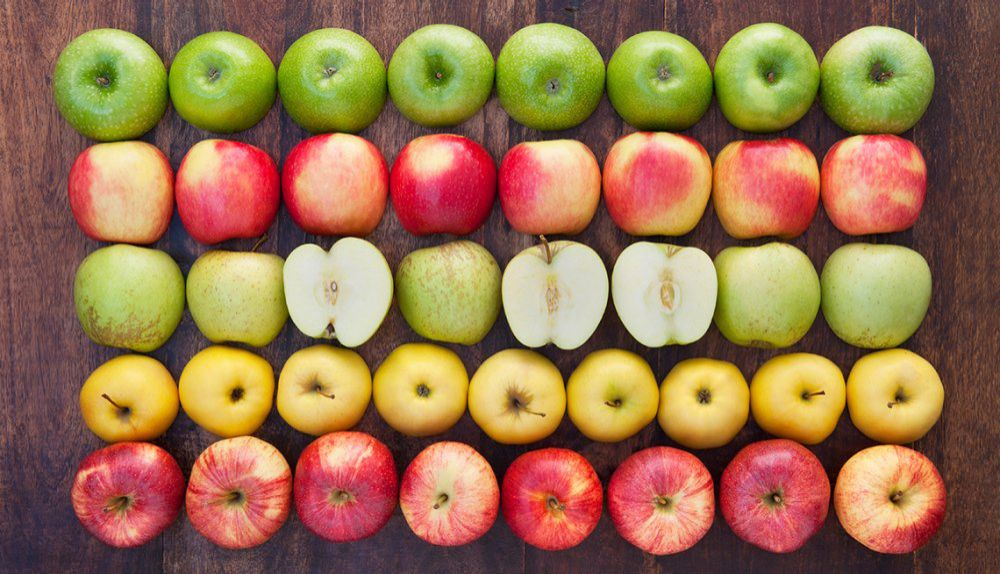
%> input picture manzanas.jpg, 1000 x 574 px
$ octave parcial1tema1.m   (GNU Octave 9; MATLAB toolbox functions it lacks are replaced by stand-ins)
%> lines starting %> are read from the running program, lines starting %| are printed output that depends on the picture
### histograma.m
function histograma(img)
imhist(img)
end

### histograma_acumulativo.m
function histograma_acumulativo(img,titulo,x,y)
[cuentas, bins] = imhist(img);
cuentas_acumuladas = cumsum(cuentas);
plot(bins, cuentas_acumuladas);
title(titulo);
xlabel(x);
ylabel(y);
end

### convertir_escala_grises.m
function img_gris = convertir_escala_grises(img)
img_gris = im2gray(img);
end

### mostrar_imagen.m
function mostrar_imagen(img, titulo)
imshow(img);
title(titulo);
end

### mostrar_transpuesta.m
function mostrar_transpuesta(img, titulo)
imshow(img');
title(titulo);
end

### parcial1tema1.m
clc
clear
addpath("funciones")

% Primer parcial Procesamiento Digital de Imágenes 2024
% Tema 1

%{
EJERCICIO 1:
------------

a) ¿Qué es una imagen y como la considera MATLAB?
b) ¿Cuál es el rango de valores de una imagen double, uint8 y binaria?
c) Generar un vector fila 1 2 3 4 5 6 7 8 9 10 11
d) El vector del enunciado anterior convertirlo a columna.
e) De un ejemplo de generar una matriz con MATLAB
%}

% a) Una imagen es una representación visual de datos y que en MATLAB lo
% representamos como una matriz, típicamente en forma de una matriz de
% píxeles. Cada píxel tiene un valor que determina su color o intensidad.
% La forma en que se almacenan los valores depende del tipo de la imagen:
% Imágenes en escala de grises: Se almacenan como matrices 2D, donde cada
% elemento de la matriz representa la intensidad de un píxel.
% Imágenes en color: Se almacenan como matrices 3D, donde las dos primeras
% dimensiones corresponden a las coordenadas espaciales y la tercera
% dimensión corresponde a los canales de color (R, G, B).
% Imágenes binarias: Se almacenan como matrices 2D con valores 0 o 1.
% Por ejemplo, una imagen en escala de grises de 256x256 píxeles se
% almacenaría como una matriz de tamaño 256x256, mientras que una imagen en
% color de 256x256 píxeles se almacenaría como una matriz de tamaño
% 256x256x3.

% b) Double: Son números pertenecientes a los reales, por ende pueden ser
% decimales, y sus valores van de -1.79769e+308 a -2.22507e-308 y desde
% 2.22507e-308 to  1.79769e+308
% Uint8: Son números pertenecientes a los enteros. Sus valores van de 0 a
% 255.
% Binary: Solo pueden tomar 2 valores, 0 (falso) y 1 (verdadero).

% c)
fila = [1:11]

% d)
columna = fila'

% e)
matriz = [1 2 3; 4 5 6; 7 8 9]

% [9 lines of commented-out code are left out]

figure(2)

% genero una imagen negra de 600 x 600 pixeles
img2 = zeros(400,600);

% obtengo los valores de la cantidad de filas en F y cantidad de columnas en C
[F C] = size(img2);

% pinto de blanco las filas de la mitad superior hasta la ultima columna
img2(1:F/2,1:C)=1;

% pinto con un gris al 40% las filas de la mitad inferior hasta 1/3 de las columnas
img2(F/2:F,1:C/3)=0.4;

% pinto con un gris al 80% las filas de la mitad inferior desde 1/3 hasta 2/3 de las columnas
img2(F/2:F,C/3:2*C/3)=0.8;

% muestro la imagen
imshow(img2)

%{
EJERCICIO 3:
------------

Usando los comandos subplot y la imagen del alumno hacer el siguiente
procesamiento:

a) Visualizar la imagen RGB y en escala de intensidad
b) Visualizar los campos en escala de intensidad
c) Visualizar los campos en su respectivo color
d) Hacer el siguiente proceso:
%}

figure(3)
img3 = imread("manzanas.jpg"); % cargo la imagen de las manzanas
%> img3 is the input picture: size 574x1000x3 uint8; mean R, G, B 153, 114.3, 77.8
img_gris3 = rgb2gray(img3); % convierto a escala de grises
img_r = img3(:,:,1); % Canal rojo
img_g = img3(:,:,2); % Canal verde
img_b = img3(:,:,3); % Canal azul
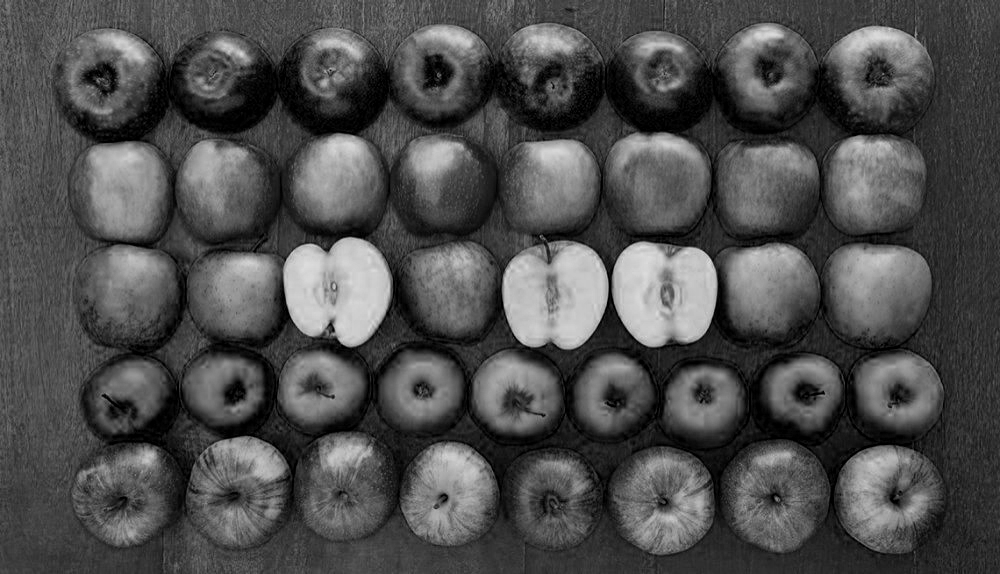
%> img_b: size 574x1000 uint8; min 0, max 225, mean 77.8

% Visualizar la imagen original RGB
subplot(3, 3, 1);
imshow(img3);
title('Imagen RGB');

% Visualizar la imagen en escala de grises
subplot(3, 3, 2);
imshow(img_gris3);
title('Escala de Grises');

% Visualizar la imagen modificada por cuartos
subplot(3, 3, 3);
img_mod=img_gris3;
[X Y] = size(img_mod); % obtengo los valores de la cantidad de filas en X y cantidad de columnas en Y
%> X = 574; Y = 1000
img_mod(1:X/2,1:Y/2)=1;
img_mod(X/2:X,Y/2:Y)=255;
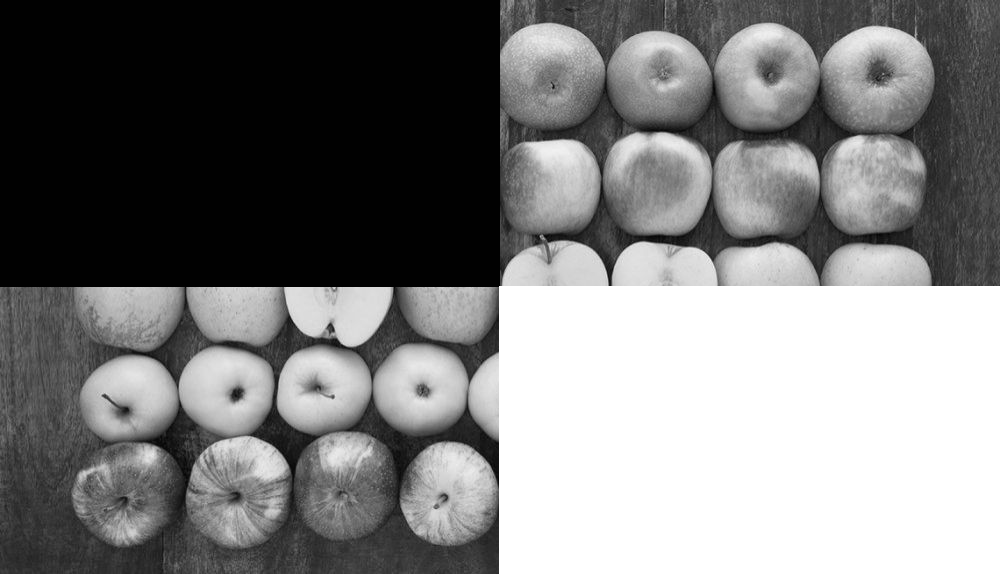
%> img_mod: size 574x1000 uint8; min 1, max 255, mean 124.6
imshow(img_mod);
title('Imagen modificada');

% Visualizar el canal rojo en escala de intensidad
subplot(3, 3, 4);
imshow(img_r);
title('Canal Rojo (Intensidad)');

% Visualizar el canal verde en escala de intensidad
subplot(3, 3, 5);
imshow(img_g);
title('Canal Verde (Intensidad)');

% Visualizar el canal azul en escala de intensidad
subplot(3, 3, 6);
imshow(img_b);
title('Canal Azul (Intensidad)');

% Visualizar el canal rojo en su color respectivo
subplot(3, 3, 7);
canal_r=img3; % cargo la imagen original en la variable canal_r
canal_r(:,:,3)=0; % elimino el color azul de la imagen
canal_r(:,:,2)=0; % elimino el color azul de la imagen
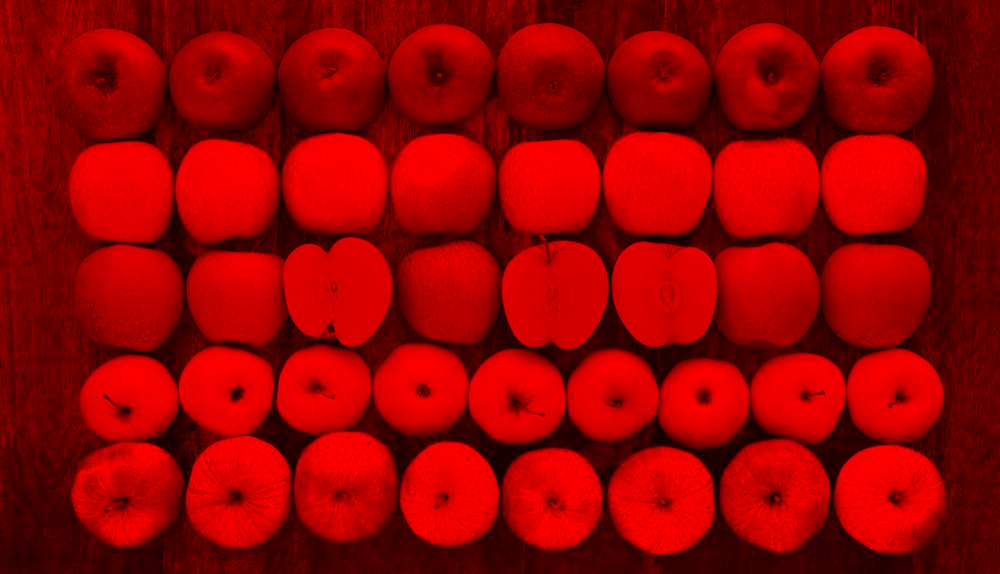
%> canal_r: size 574x1000x3 uint8; mean R, G, B 153, 0, 0
imshow(canal_r);
title('Canal Rojo');

% Visualizar el canal verde en su color respectivo
subplot(3, 3, 8);
canal_g=img3; % cargo la imagen original en la variable canal_g
canal_g(:,:,3)=0;  % elimino el color azul de la imagen
canal_g(:,:,1)=0; % elimino el color rojo de la imagen
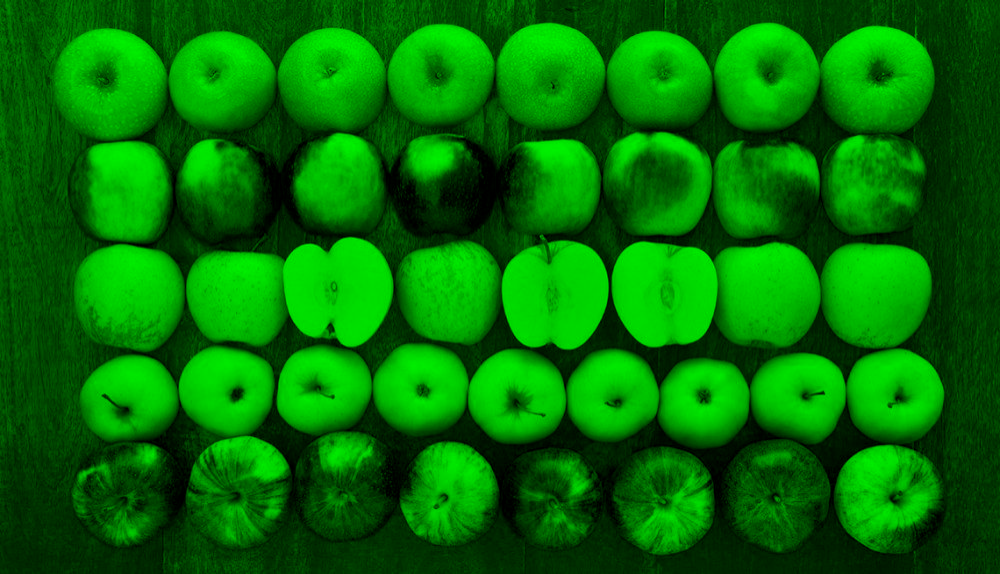
%> canal_g: size 574x1000x3 uint8; mean R, G, B 0, 114.3, 0
imshow(canal_g);
title('Canal Verde');

% Visualizar el canal azul en su color respectivo
subplot(3, 3, 9);
canal_b=img3; % cargo la imagen original en la variable canal_b
canal_b(:,:,1)=0; % elimino el color rojo de la imagen
canal_b(:,:,2)=0; % elimino el color azul de la imagen
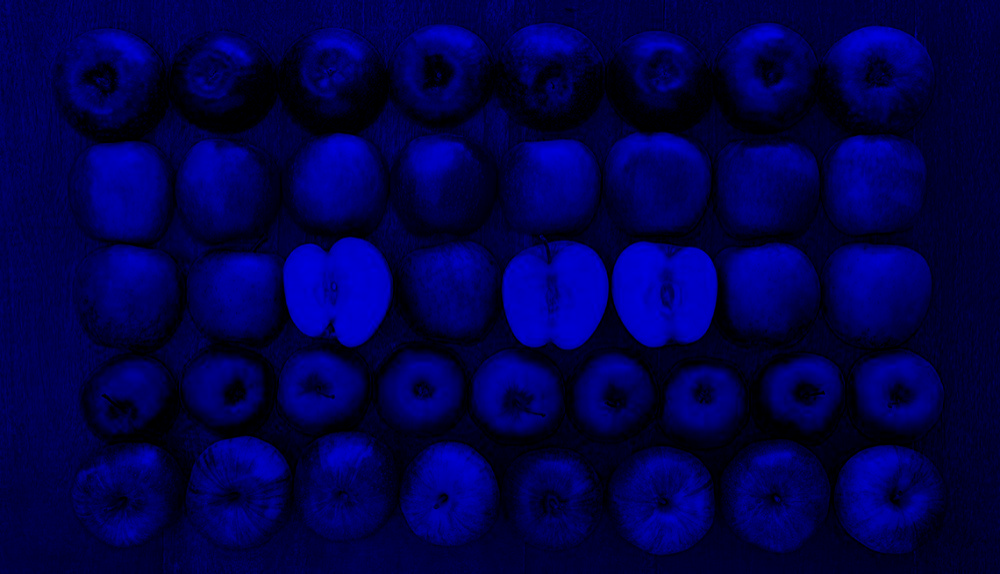
%> canal_b: size 574x1000x3 uint8; mean R, G, B 0, 0, 77.8
imshow(canal_b);
title('Canal Azul');

%{
EJERCICIO 4:
------------

a) Visualizar Imagen original del alumno, imagen en escala de grises,
histograma Normal, acumulativo y transpuesta
b) Implementar el apartado anterior con funciones
%}

figure(4);
img4 = imread("manzanas.jpg"); % cargo la imagen de las manzanas
img_gris4 = rgb2gray(img4); % % convierto a escala de grises
[cuentas, bins] = imhist(img_gris4); % Almaceno los datos del histograma en las variables counts y bins
%> cuentas = 256 values, max 4409 at index 60, min 0 at index 1, mean 2242.2; bins = 256 values from 0 to 255
cuentas_acumuladas = cumsum(cuentas); % Calcular el histograma acumulativo
%> cuentas_acumuladas = 256 values from 0 to 574000
img_gris_trans = img_gris4'; % Transponer la imagen en escala de grises
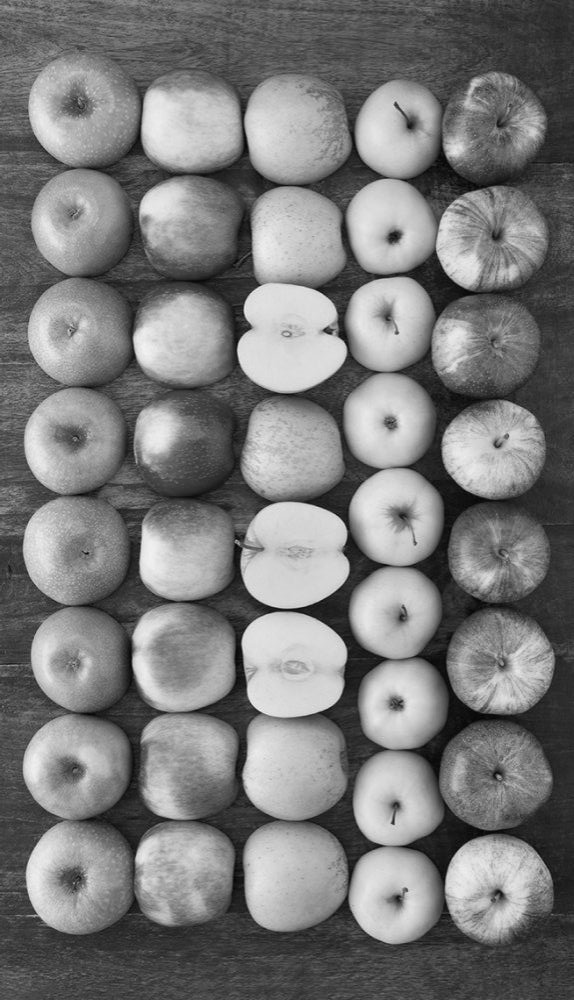
%> img_gris_trans: size 1000x574 uint8; min 2, max 244, mean 121.7; mean of the top-left, top-right, bottom-left and bottom-right quarters 126.5, 119.2, 122.4, 118.7

% Imagen original
subplot(2, 3, 1);
imshow(img4);
title('Imagen Original');

% Imagen en escala de grises
subplot(2, 3, 2);
imshow(img_gris4);
title('Imagen en Escala de Grises');

% Histograma normal
subplot(2, 3, 4);
imhist(img_gris4);
title('Histograma Normal');

% Histograma acumulativo
subplot(2, 3, 5);
plot(bins, cuentas_acumuladas);
title('Histograma Acumulativo');
xlabel('Intensidad');
ylabel('Frecuencia Acumulativa');

% Imagen en escala de grises transpuesta
subplot(2, 3, [3 6]);
imshow(img_gris_trans);
title('Imagen Transpuesta');
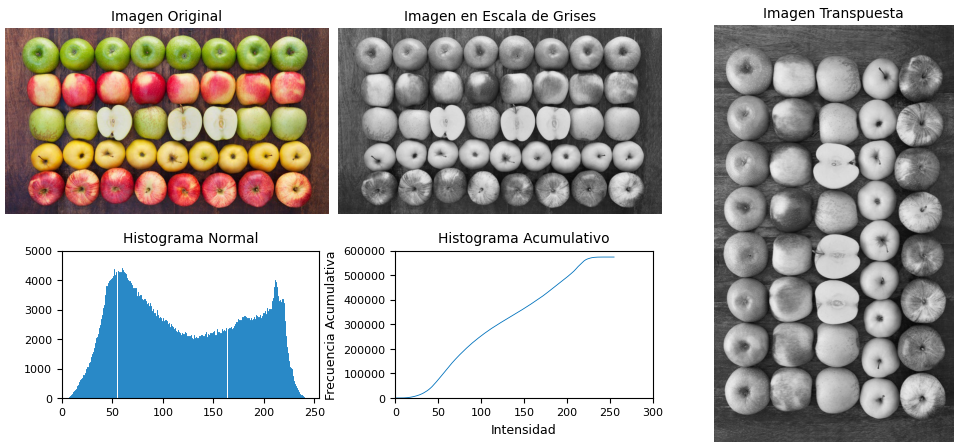
%> figure redrawn from the program's plot data, 5 panels

% Realizado con funciones
% -----------------------

img_func = imread("manzanas.jpg"); % cargo la imagen de las manzanas

% Imagen original
subplot(2, 3, 1);
mostrar_imagen(img_func,'Imagen Original')

% Imagen en escala de grises
subplot(2, 3, 2);
grises = convertir_escala_grises(img_func);
mostrar_imagen(grises,'Imagen en escala de grises')

% Histograma normal
subplot(2, 3, 4);
histograma(grises)

% Histograma acumulativo
subplot(2, 3, 5);
histograma_acumulativo(grises,'Histograma acumulativo','Intensidad','Frecuencia Acumulativa')
%> in histograma_acumulativo, `[cuentas, bins] = imhist(img);`: bins = 256 values from 0 to 255
%> in histograma_acumulativo, `cuentas_acumuladas = cumsum(cuentas);`: cuentas_acumuladas = 256 values from 0 to 574000

% Imagen en escala de grises transpuesta
subplot(2, 3, [3 6]);
mostrar_transpuesta(grises,'Imagen Transpuesta')

%{
EJERCICIO 5:
------------

Implementar los bloques de simulink para visualizar con la cámara la imagen
en Color, en escala de grises y su transpuesta. De no disponer de una
cámara usar una imagen.
%}
